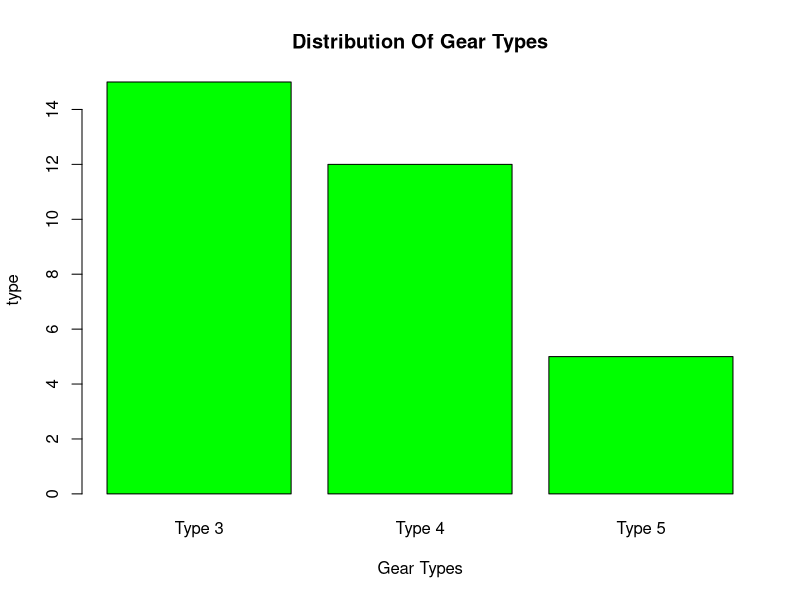

Recreate this plot in R.
#Create a bar graph, that shows the number of each gear type in mtcars. 
#Freq of gear type 
gearType<-table(mtcars$gear) 
View(gearType) 
#vector of names appearing under each bar 
xVal<-c("Type 3", "Type 4","Type 5") 
# Plot the bar chart  
barplot(gearType,names.arg=xVal,xlab="Gear Types",ylab="Total # of each 
type",col="green", 
        main="Distribution Of Gear Types",border="black") 